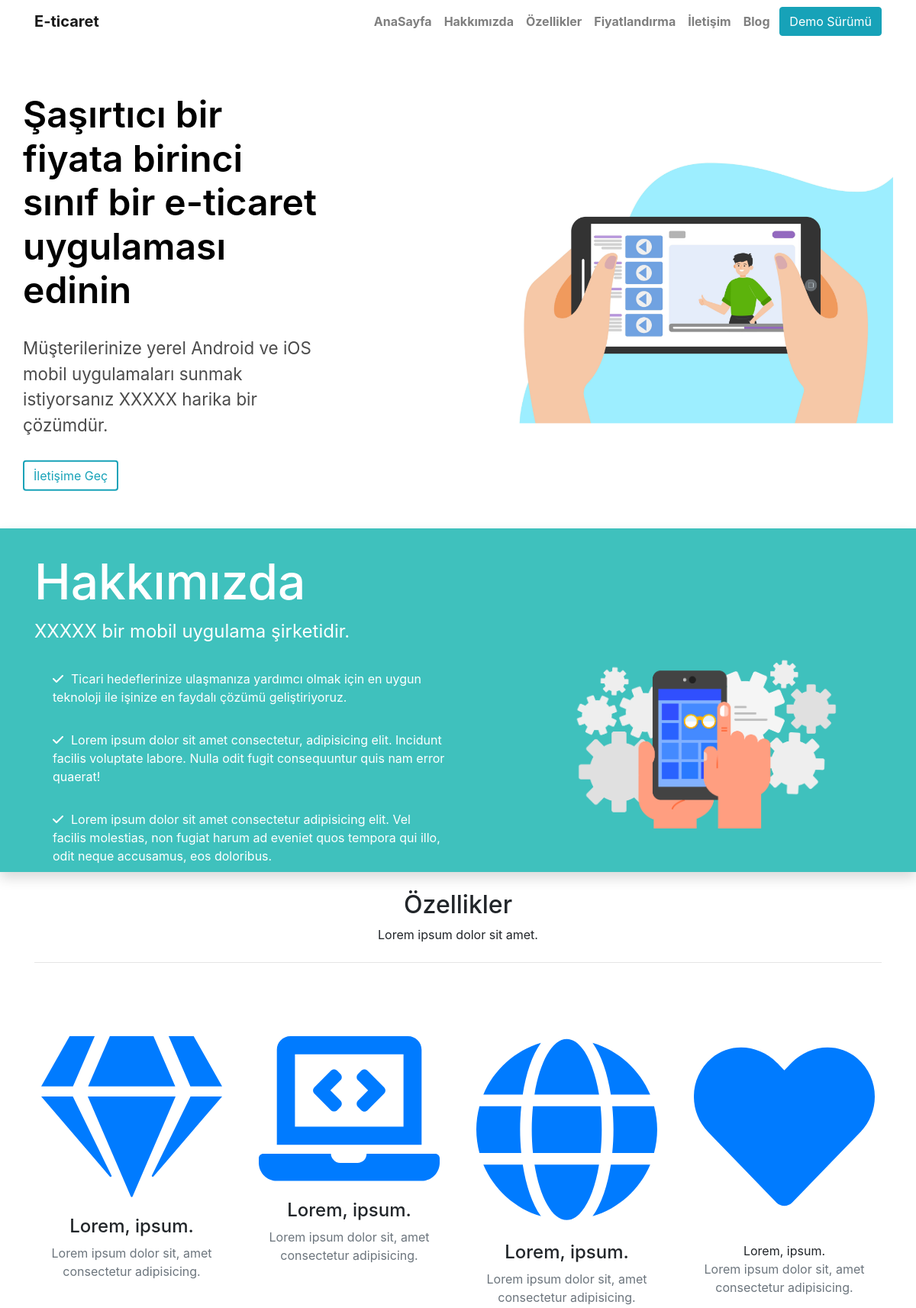
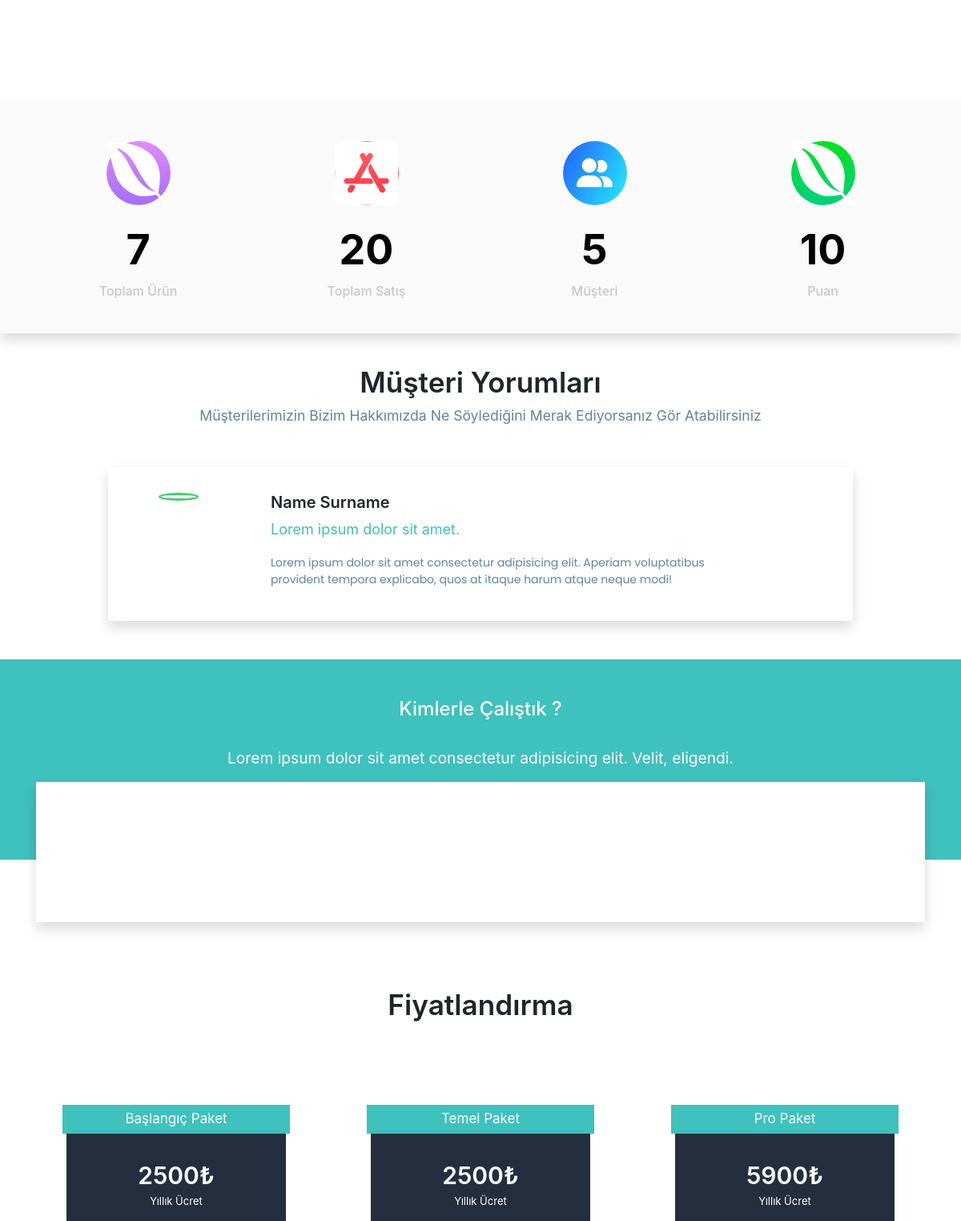
The page / (upper part) on the database its author committed (2 pictures, top to bottom).
### home/models.py (models this page shows, shortened)
class musteri(models.Model):
    satis = models.CharField(max_length=5,verbose_name="Tpplam Satış")
    puan = models.CharField(max_length=5,verbose_name="Puan")
    musteri = models.CharField(max_length=5,verbose_name="Müşteri")
    ürün = models.CharField(max_length=5,verbose_name="Ürün")

class paket(models.Model):
    paket_ucrt = models.CharField(max_length=5,verbose_name="Paket Ücreti")
    paket_title = models.CharField(max_length=25,verbose_name="Paket Başlığı")
    paket_1 = models.CharField(max_length=25,verbose_name="Paket Özelliği 1",blank=True)
    paket_2 = models.CharField(max_length=25,verbose_name="Paket Özelliği 2",blank=True)
    paket_3 = models.CharField(max_length=25,verbose_name="Paket Özelliği 3",blank=True)
    paket_4 = models.CharField(max_length=25,verbose_name="Paket Özelliği 4",blank=True)
    paket_5 = models.CharField(max_length=25,verbose_name="Paket Özelliği 5",blank=True)
    paket_6 = models.CharField(max_length=25,verbose_name="Paket Özelliği 6",blank=True)
    paket_7 = models.CharField(max_length=25,verbose_name="Paket Özelliği 7",blank=True)
    paket_8 = models.CharField(max_length=25,verbose_name="Paket Özelliği 8",blank=True)
    paket_9 = models.CharField(max_length=25,verbose_name="Paket Özelliği 9",blank=True)

### home/views.py (the view)
# urls.py: path('',views.index,name = "index"),
def index(request):
    pakets = paket.objects.all()
    musteris = musteri.objects.all()
    ssss = sss.objects.all()
    return render(request,"index.html",{"pakets":pakets,"musteris":musteris,"ssss":ssss})

### templates/index.html (shortened to what this page needs)
{% extends "leyaut.html" %}
{% load static %}
{% block body %}
<header>
        <nav class=" navbar navbar-expand-lg navbar-light  fixed-top " id="navbar">
            <div class="container">
                <a class="navbar-brand" href="#">E-ticaret</a>
                <div class="collapse navbar-collapse" id="navbarSupportedContent">
                    <ul class="navbar-nav mr-auto">
                        <li class="nav-item">
                            <a class="nav-link" href="#homesc">AnaSayfa <span class="sr-only">(current)</span></a>
                        </li>
                        <li class="nav-item">
                            <a class="nav-link" href="#hkmzsc">Hakkımızda</a>
                        </li>
                        <li class="nav-item">
                            <a class="nav-link" href="#ozklsc">Özellikler</a>
                        </li>
                        <li class="nav-item">
                            <a class="nav-link" href="#ucrtsc">Fiyatlandırma</a>
                        </li>
                        <li class="nav-item">
                            <a class="nav-link" href="#tlp-formsc">İletişim</a>
                        </li>
                        <li class="nav-item">
                            <a class="nav-link" href="{% url 'blog' %}">Blog</a>
                        </li>
                    </ul>
                    <a class="btn btn-info rounded" href="#dwldsc">Demo Sürümü</a>
                </div>
            </div>
        </nav>
    </header>
    <section class="mainmen" id="homesc">
        <div class="container">
            <div class="mainmen-text">
                <h1>Şaşırtıcı bir fiyata birinci sınıf bir e-ticaret uygulaması edinin</h1>
                <p>Müşterilerinize yerel Android ve iOS mobil uygulamaları sunmak istiyorsanız XXXXX harika bir
                    çözümdür.</p><a class="btn btn-outline-info" style="border: 2px solid;" href="#products"
                    pagescroll="">İletişime Geç</a>
            </div><img src="{% static 'img/ID6836.png' %}">
        </div>
    </section>
    <div class="hkmz shadow" id="hkmzsc">
        <div class="container">
            <div class="row">
                <div class="col-md-6 col-xs-12">
                    <h1>Hakkımızda</h1>
                    <span>XXXXX bir mobil uygulama şirketidir.</span>
                    <p>Ticari hedeflerinize ulaşmanıza yardımcı olmak için en uygun teknoloji ile işinize en faydalı
                        çözümü
                        geliştiriyoruz.</p>
                    <p>Lorem ipsum dolor sit amet consectetur, adipisicing elit. Incidunt facilis voluptate labore.
                        Nulla odit fugit consequuntur quis nam error quaerat!</p>
                    <p>Lorem ipsum dolor sit amet consectetur adipisicing elit. Vel facilis molestias, non fugiat harum
                        ad eveniet quos tempora qui illo, odit neque accusamus, eos doloribus.</p>
                </div>
                <div class="col-md-6 col-xs-12">
                    <img src="{% static 'img/ID32465.jpg' %}">
                </div>
            </div>
        </div>
    </div>
    <div class="ozkl mt-4" id="ozklsc">
        <section class="page-section" id="services">
            <div class="container">
                <h2 class="text-center mt-0">Özellikler</h2>
                <p class="text-center">Lorem ipsum dolor sit amet.</p>
                <hr class="divider my-4">
                <div class="row">
                    <div class="col-lg-3 col-md-6 text-center hover p-4">
                        <div class="mt-5">
                            <h3 class="h4 mb-2">Lorem, ipsum.</h3>
                            <p class="text-muted mb-4">Lorem ipsum dolor sit, amet consectetur adipisicing.</p>
                        </div>
                    </div>
                    <div class="col-lg-3 col-md-6 text-center hover p-4">
                        <div class="mt-5">
                            <h3 class="h4 mb-2">Lorem, ipsum.</h3>
                            <p class="text-muted mb-4">Lorem ipsum dolor sit, amet consectetur adipisicing.</p>
                        </div>
                    </div>
                    <div class="col-lg-3 col-md-6 text-center hover p-4">
                        <div class="mt-5">
                            <h3 class="h4 mb-2">Lorem, ipsum.</h3>
                            <p class="text-muted mb-4">Lorem ipsum dolor sit, amet consectetur adipisicing.</p>
                        </div>
                    </div>
                    <div class="col-lg-3 col-md-6 text-center hover p-4">
                        <div class="mt-5">
                            <h3 class="h4 mb-2"></h3>Lorem, ipsum.</h3>
                            <p class="text-muted mb-4">Lorem ipsum dolor sit, amet consectetur adipisicing.</p>
                        </div>
                    </div>
                </div>
            </div>
        </section>
    </div>
    <div class="mstr shadow" id="mstrsc">
        <div class="container">
            <div class="row">
                <div class="col-3">
                    <div style="text-align: center !important;">
                        <div class="one o-icon"><i aria-hidden="true" class="fab fa-envira"></i></div>
                    </div>
                    {% for musteri in musteris %}
                    <h1>{{musteri.ürün}}</h1>
                    {% endfor %}
                    <p>Toplam Ürün</p>
                </div>
                <div class="col-3">
                    <div style="text-align: center !important;">
                        <div class="one tw-icon"><i aria-hidden="true" class="fab fa-app-store-ios"></i></div>
                    </div>
                    {% for musteri in musteris %}
                    <h1>{{musteri.satis}}</h1>
                    {% endfor %}
                    <p>Toplam Satış</p>
                </div>
                <div class="col-3">
                    <div style="text-align: center !important;">
                        <div class="one th-icon"><i aria-hidden="true" class="fas fa-user-friends"></i></div>
                    </div>
                    {% for musteri in musteris %}
                    <h1>{{musteri.musteri}}</h1>
                    {% endfor %}
                    <p>Müşteri</p>
                </div>
                <div class="col-3">
                    <div style="text-align: center !important;">
                        <div class="one f-icon"><i aria-hidden="true" class="fab fa-envira"></i></div>
                    </div>
                    {% for musteri in musteris %}
                    <h1>{{musteri.puan}}</h1>
                    {% endfor %}
                    <p>Puan</p>
                </div>
            </div>
        </div>
    </div>
    <div class="musteri" id="musterisc">
        <div class="container">
            <h4>Müşteri Yorumları</h4>
            <p>Müşterilerimizin Bizim Hakkımızda Ne Söylediğini Merak Ediyorsanız Gör Atabilirsiniz</p>
            <div class="row shadow ">
                <div class="col-md-2">
                    <img src="https://x1.xingassets.com/assets/frontend_minified/img/users/nobody_m.original.jpg"
                        alt=""></div>
                <div class="col-md-8">
                    <h5 style="font-weight: 600;">Name Surname</h5>
                    <span>Lorem ipsum dolor sit amet.</span>
                    <p>Lorem ipsum dolor sit amet consectetur adipisicing elit. Aperiam voluptatibus provident tempora
                        explicabo, quos at itaque harum atque neque modi!</p>
                </div>
            </div>
        </div>
    </div>
    <div class="ref">
        <div class="container">
            <h4>Kimlerle Çalıştık ?</h4>
            <p>Lorem ipsum dolor sit amet consectetur adipisicing elit. Velit, eligendi.</p>
            <div class="ref-table shadow"></div>
        </div>
    </div>
    <div class="ucrt" id="ucrtsc">
        <div class="container">
            <h4>Fiyatlandırma</h4>
            <div class="row">
            {% for paket in pakets %}
            <div class="col-md-4 col-xs-12">
                    <div class="ucrt-header">
                        <div class="ucrt-header-text">{{paket.paket_title}} Paket</div>
                    </div>
                    <div class="ucrt-main">
                        <p>{{paket.paket_ucrt}}₺</p>
                        <span>Yıllık Ücret</span>
                    </div>
                </div>
            {% endfor %}
            </div>
        </div>
    </div>
{% endblock body %}

### static/css/style.css (style rules this page uses)
.navbar { background-color: white; font-weight: bold; }
.navbar-brand { margin-right: 22rem; }
.mainmen { position: relative; overflow: hidden; }
.mainmen .container { position: relative; display: table; width: 100%; height: calc(45rem - 100px); }
.mainmen .container .mainmen-text { position: absolute; left: 0; top: 50%; transform: translateY(-50%); width: 33vw; max-width: 500px; }
.mainmen .container .mainmen-text h1 { font-weight: 600; font-size: 3em; margin-bottom: 30px; color: #000; }
.mainmen .container .mainmen-text p { font-size: 1.4em; margin-bottom: 30px; color: #000; opacity: 0.7; }
.mainmen .container img { position: absolute; right: 0; top: 50%; transform: translateY(-50%); width: 41vw; max-width: 630px; min-width: 430px; }
.hkmz { width: 100%; background-color: #3FC1BD; position: relative; overflow: hidden; height: 450px; }
.hkmz .container h1 { font-size: 4rem; color: white; padding-top: 2rem; }
.hkmz .container span { font-size: 1.5em; color: white; }
.hkmz .row p:before { content: "\f00c"; font-family: FontAwesome; padding: 0 10px 0 0; color: white; }
.hkmz .container p { margin-top: 2rem; position: relative; padding-left: 24px; color: white; }
.hkmz .container img { margin-left: 18%; padding-top: 28%; width: 30vw; max-width: 630px; min-width: 430px; }
.one { color: #FFFFFF; border-radius: 50%; font-size: 36px; padding: 15px; height: 80px; width: 80px; text-align: center; justify-content: center; align-items: center; display: inline-flex; margin-bottom: 25px; }
.o-icon { background-color: transparent; background-image: linear-gradient(180deg, #E08BFC 0%, #7357FB 180%); }
.f-icon { background-color: transparent; background-image: linear-gradient(180deg, #00E31D 0%, #00C0CE 180%); }
.th-icon { background-color: transparent; background-image: linear-gradient(297deg, #24EEFC 0%, #236DFC 90%); }
.tw-icon { background-color: transparent; background-image: linear-gradient(180deg, #FF6167 0%, #FF0E27 180%); }
.mstr .container .row { margin-top: 5rem; }
.mstr .container .row h1 { text-align: center; font-weight: 700; font-size: 52px; color: black; }
.mstr .container .row p { text-align: center !important; font-size: 16px; font-weight: 500; color: rgba(192, 192, 192, 0.867); }
.mstr { background-color: #fafafa; }
.mstr .col-3 { padding-top:50px ; padding-bottom: 25px; }
.musteri .container .row img { width: 110px; max-width: 275px; min-width: 50px; margin: 2em 0em 1em 3em; border-radius: 50%; padding: 2px; border: 3px solid #44ce6f; }
.musteri .row .col-md-8 { padding-left: 3em; padding-top: 2em; margin-bottom: 25px; }
.musteri { margin-top: 2.5em; }
.musteri h4, .ucrt h4 { text-align: center; font-size: 2.2em; font-weight: 600; }
.musteri p { text-align: center; font-size: 1.1em; color: #6084a4; }
.musteri .row { background-color: white; margin-right: 90px; margin-left: 90px; margin-top: 50px; }
.musteri .row p { font-size: 14px; text-align: left; color: #6084a4; font-family: "Poppins" }
.musteri .row span { display: block; color: #3FC1BD; margin-top: 8px !important; margin-bottom: 18px !important; font-size: 18px; }
.ucrt { margin-top: 4em; }
.ucrt-header-text { text-align: center; font-size: 17px; }
.ucrt-header { background-color: #3FC1BD; color: white; padding: 5px; margin-top: 5em; }
.ucrt-main { height: 7rem; background-color: #252E3F; color: white; margin: 0em 0.3em 0em 0.3em; text-align: center; }
.ucrt .container .row .col-md-4 { padding: 1em 3em 0em 3em; }
.ucrt .container .row p { font-size: 30px; font-weight: 600; padding-top: 30px; margin-bottom: 0px !important; }
.ucrt .container .row span { font-size: 13px; margin-top: 0px; display: block; }
.fab { color: white; font-size: 2.5em !important; }
.ref { text-align: center; margin-top: 3em; background-color: #3FC1BD; color: white; height: 250px; margin-bottom: 10em; }
.ref h4 { padding-top:2em; padding-bottom: 1em; }
.ref p { font-size: 1.2em; }
.ref-table { display: block; height: 175px; background-color: white; }

### rows shown on the page
musteri: ürün "7", satis "20", musteri "5", puan "10"
paket: paket_title "Başlangıç", paket_ucrt "2500"
paket: paket_title "Temel", paket_ucrt "2500"
paket: paket_title "Pro", paket_ucrt "5900"
